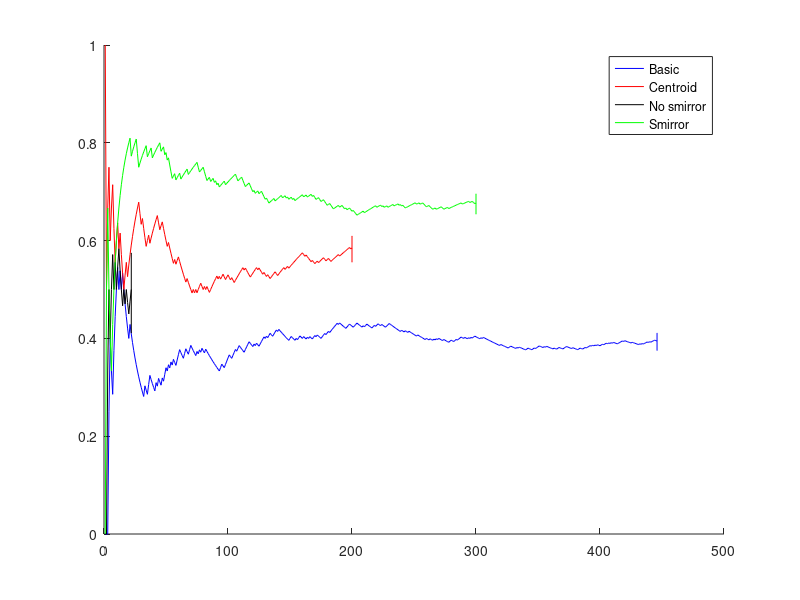

The MATLAB source for this figure:
data_centroid = [
1
0
1
1
0
1
1
0
0
1
1
0
1
0
0
0
1
1
0
1
1
1
1
1
1
1
1
1
0
0
1
0
0
0
1
1
0
1
1
1
1
1
1
0
0
1
1
0
0
0
0

1
0
0
0
0
1
0
1
1
0
0
0
0
0
0
1
0
0
0
0
1
0
1
0
1
1
1
0
0
1
0
1
0
0
1
1
1
1
1
1
0
1
0
1
1
0
0
1
1
0
0
1
0
0
1
1
1
1
1
1
1
0
1
0
0
0
0
1
1
1
1
1
0
1
0
0
0
1
0
0
1
0
0
1
1
1
1
0
0
1
1
1
1

1
0
1
1
0
1
1
1
1
1
1
1
1
1
1
1
0
0
1
0
0
0
0
1
0
0
1
1
0
1
1
1
1
0
0
1
1
0
0

1
1
1
1
1
1
0
1
1
1
1
1
1
1
1
0
1


];

data_policy_no_smirror = [
0
0
1
1
0
1
1
0
1
0
1
1
0
0
0
1
0
1
0
0
1
1


];

data_basic = [ 



0
0
0
1
1
0
0
1
1
1
1
0
1
0
1


0
0
0
0
0
1
0
0
0
0
0
0
0
0
0
0
0
1
0
0
1
1
0
0
0
0
1
0
1
0
0
1
0
1
1
0
1
0
1
0
1
0
0
1
1
1
0
0
0
1
1
0
0
1
1
0
0
0
0
1
0
1
0
1
0
0
1
0
0
0
0
0
0
0
0
0
0
0
1


1.0
0.0
0.0
1.0
1.0
1.0
1.0
0.0
0.0
1.0
1.0
1.0
0.0
1.0
1.0
0.0
0.0
0.0
0.0
1.0
1.0
1.0
1.0
0.0
0.0
0.0
1.0
0.0
1.0
0.0
0.0
1.0
1.0
1.0
1.0
0.0
1.0
0.0
1.0
1.0
0.0
0.0
1.0
1.0
1.0
0.0
1.0
0.0
0.0
0.0
0.0
0.0
0.0
0.0
0.0
1.0
1.0
0.0
0.0
0.0
1.0
0.0
1.0
1.0
0.0
0.0
1.0
0.0
0.0
1.0
0.0
1.0
0.0
0.0
1.0
1.0
0.0
1.0
0.0
0.0
0.0
1.0
1.0
1.0
0.0
1.0
1.0
0.0
1.0
1.0
1.0
1.0
1.0
1.0
0.0
1.0
0.0
0.0
0.0
0.0
0.0
1.0
1.0
1.0
0.0
0.0
0.0
1.0
1.0
1.0
0.0
0.0
0.0
0.0
1.0
0.0
1.0
1.0
0.0
0.0
0.0
0.0
1.0
1.0
0.0
1.0
1.0
0.0
0.0
1.0
0.0


0
0
1
1
1
0
0
0
0
0
0
0
0
0
1
0
0
1
0
0
1
0
0
0
0
0
0
1
0
0
0
0
0
0
1
0
0
1
0
0
1
0
1
0
1
0
0
0
1
0
0
0
0
1
1
0
0
1
1
0
1
1
1
0
0
1
0
0
1
0
1
0
1
1
0
0
0
0
1
0
1
0
0
0
0
0
0
0
0
0
0
0
0
0
1
0
0
0
0
0
0
1
1
0
0
0
0
1
0
1
0
0
0
0
0
1
1
0
0
0
1
1
0
1
1
1
0
0
0
1
0
1
0
0
0
0
0
1
0
0
1
1
0
0
0
1
1
1
0
0
0
0
1
0
0
0
0
1
1
0
0
1
1
0
1
1
1
0
1
0
1
0
1
0
0
1
1
0
1
1
0
1
0
1
0
1
0
0
0
1
1
1
1
0
1
0
0
0
0
0
1
0
0
0
0
0
1
0
1
0
1
1
1
0
1
0
1
1
1
0
0


];

data_smirror = [
0
1
1
0
0
0
1
1
1
1
1
1
1
1


1
1
1
1
1
1
1
0
1
1
1
1
0
0

1
1
1
1
1
1
0
1
1
1
0
1

1
1
1
1
1
0
1
1
0
1
0
1
0
0
0

1
1
0
1
1
1
0
1
1
1
1
1


0
1
1
1
1
1
1
1
0
0
1
1
1
0
0
0
1
1
0
1
1
0
1
0
1
0
1
1
1
1
0
1
1
1
1
1
1
1
1
0
0
1
1
1
0
0
0
1
1
1
0
0
0
1
0
1
1
0
1
1
0
0
0
1
0
0
1
1
1
1
0
1
1
1
1
1
0
1
1
0
1
0
1
1
0
1
0
1
1
1
1
1
1
0
1
1
0
1
1
1
0
1
0
0
1
1
0
0
1
1
0
0
0
1
1
0
0
0
1
1
1
1
0
1
1
0
0
1
0
1
1
0
0
1
0
0
0
1
1
1
1
1
0
1
1
1
1
1
1
1
1
1
0
1
1
1
0
1
0
1
1
0
1
1
1
1
0
1
1
1
0
1
0
1
0
0
1
1
1
1
1
1
1
1
0
1
1
0
1
1
0
0
0
1
1
0
0
0
1
1
0
1
1
1
1
0
0
1
1
1
0
1
1
1
1
1
1
1
1
1
1
0
1
1
1
1
1
0
1
1
0
0
1





];

% data_basic = data_basic(1:66);
success_basic = cumsum(data_basic);
success_centroid = cumsum(data_centroid);
success_smirror = cumsum(data_smirror);
success_policy_no_smirror = cumsum(data_policy_no_smirror);

figure;hold on;

plot(success_basic'./(1:length(data_basic)), 'b');
plot(success_centroid'./(1:length(data_centroid)), 'r');
plot(success_policy_no_smirror'./(1:length(data_policy_no_smirror)), 'k');
plot(success_smirror'./(1:length(data_smirror)), 'g');

% 95% invertal of confidence
[phat,pci] = binofit(sum(data_basic),length(data_basic));
pci2(1) = phat - sqrt(phat*(1-phat)/length(data_basic))*normcdf(1-0.05/2);
pci2(2) = phat + sqrt(phat*(1-phat)/length(data_basic))*normcdf(1-0.95/2);
%errorbar(length(data_basic),phat,phat-pci(1),pci(2)-phat, 'b');
errorbar(length(data_basic),phat,phat-pci2(1),pci2(2)-phat, 'b');
[phat,pci] = binofit(sum(data_centroid),length(data_centroid));
pci2(1) = phat - sqrt(phat*(1-phat)/length(data_centroid))*normcdf(1-0.05/2);
pci2(2) = phat + sqrt(phat*(1-phat)/length(data_centroid))*normcdf(1-0.95/2);
%errorbar(length(data_centroid),phat,phat-pci(1),pci(2)-phat, 'r');
errorbar(length(data_centroid),phat,phat-pci2(1),pci2(2)-phat, 'r');
[phat,pci] = binofit(sum(data_policy_no_smirror),length(data_policy_no_smirror));
pci2(1) = phat - sqrt(phat*(1-phat)/length(data_policy_no_smirror))*normcdf(1-0.05/2);
pci2(2) = phat + sqrt(phat*(1-phat)/length(data_policy_no_smirror))*normcdf(1-0.95/2);
%errorbar(length(data_policy_no_smirror),phat,phat-pci(1),pci(2)-phat)
errorbar(length(data_policy_no_smirror),phat,phat-pci2(1),pci2(2)-phat, 'k')
[phat,pci] = binofit(sum(data_smirror),length(data_smirror));
pci2(1) = phat - sqrt(phat*(1-phat)/length(data_smirror))*normcdf(1-0.05/2);
pci2(2) = phat + sqrt(phat*(1-phat)/length(data_smirror))*normcdf(1-0.95/2);
% errorbar(length(data_smirror),phat,phat-pci(1),pci(2)-phat, 'g')
errorbar(length(data_smirror),phat,phat-pci2(1),pci2(2)-phat, 'g')

legend('Basic','Centroid','No smirror', 'Smirror')
